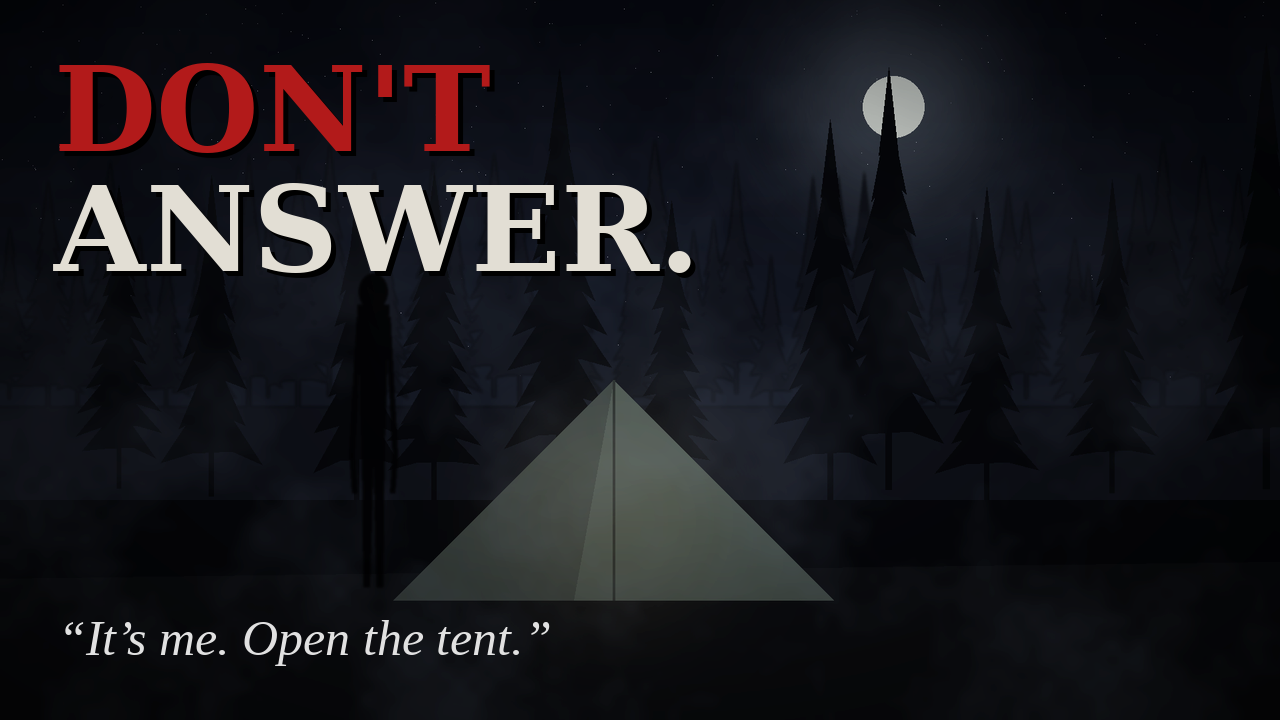

The Python source for this figure:
"""YouTube thumbnail (1280x720) from the tent scene."""
import sys
sys.argv = ["x", "info"]
import numpy as np
from PIL import Image, ImageDraw, ImageFilter
import episode as E

s = E.Scene(0, E.sc_tent, fog=0.2, fog_col=(90, 100, 120), bars=False,
            extras=[E.ex_shadow(-10, -5, 99)])
fr = E.render_scene(s, 0.0)
fr *= E.vignette()
img = Image.fromarray((fr.clip(0, 1) * 255).astype(np.uint8)).resize((1280, 720), Image.LANCZOS)
img = Image.eval(img, lambda v: min(255, int(v * 1.35)))  # thumbnails need to read on small screens
d = ImageDraw.Draw(img)
big = E.font(E.SERIF_B, 118)
small = E.font(E.SERIF_B, 54)
for txt, f, y, col in (("DON'T", big, 40, E.RED), ("ANSWER.", big, 160, E.BONE)):
    d.text((54 + 5, y + 5), txt, font=f, fill=(0, 0, 0))
    d.text((54, y), txt, font=f, fill=col)
d.text((58, 610), "“It’s me. Open the tent.”", font=E.font(E.SERIF_I, 50), fill=(225, 225, 225))
img.save("thumbnail.png")
